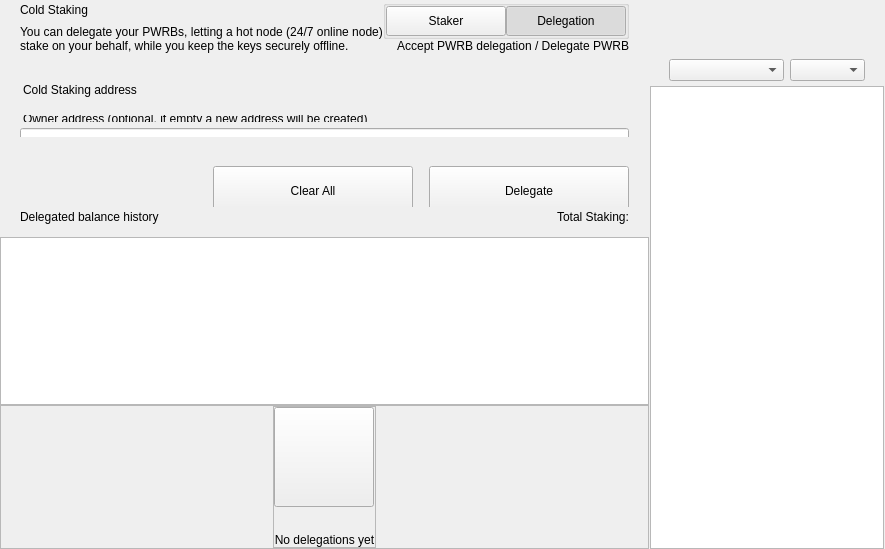
<?xml version="1.0" encoding="UTF-8"?>
<ui version="4.0">
 <class>ColdStakingWidget</class>
 <widget class="QWidget" name="ColdStakingWidget">
  <property name="geometry">
   <rect>
    <x>0</x>
    <y>0</y>
    <width>629</width>
    <height>549</height>
   </rect>
  </property>
  <property name="windowTitle">
   <string>Form</string>
  </property>
  <layout class="QHBoxLayout" name="horizontalLayout_1" stretch="2,1">
   <property name="spacing">
    <number>0</number>
   </property>
   <property name="leftMargin">
    <number>0</number>
   </property>
   <property name="topMargin">
    <number>0</number>
   </property>
   <property name="rightMargin">
    <number>0</number>
   </property>
   <property name="bottomMargin">
    <number>0</number>
   </property>
   <item>
    <widget class="QWidget" name="left" native="true">
     <layout class="QVBoxLayout" name="verticalLayout_3">
      <property name="leftMargin">
       <number>0</number>
      </property>
      <property name="topMargin">
       <number>0</number>
      </property>
      <property name="rightMargin">
       <number>0</number>
      </property>
      <property name="bottomMargin">
       <number>0</number>
      </property>
      <item>
       <layout class="QVBoxLayout" name="verticalLayout_2">
        <property name="spacing">
         <number>0</number>
        </property>
        <item>
         <layout class="QVBoxLayout" name="verticalLayoutTop">
          <property name="spacing">
           <number>0</number>
          </property>
          <property name="leftMargin">
           <number>0</number>
          </property>
          <property name="rightMargin">
           <number>0</number>
          </property>
          <item>
           <widget class="QWidget" name="containerTitle" native="true">
            <property name="sizePolicy">
             <sizepolicy hsizetype="Preferred" vsizetype="Minimum">
              <horstretch>0</horstretch>
              <verstretch>0</verstretch>
             </sizepolicy>
            </property>
            <property name="maximumSize">
             <size>
              <width>16777215</width>
              <height>100</height>
             </size>
            </property>
            <layout class="QHBoxLayout" name="containerTitleLayout">
             <property name="spacing">
              <number>0</number>
             </property>
             <property name="leftMargin">
              <number>20</number>
             </property>
             <property name="topMargin">
              <number>0</number>
             </property>
             <property name="rightMargin">
              <number>20</number>
             </property>
             <property name="bottomMargin">
              <number>0</number>
             </property>
             <item>
              <layout class="QVBoxLayout" name="verticalLayout11">
               <property name="spacing">
                <number>5</number>
               </property>
               <item>
                <widget class="QLabel" name="labelTitle">
                 <property name="text">
                  <string>Cold Staking</string>
                 </property>
                </widget>
               </item>
               <item>
                <widget class="QLabel" name="labelSubtitle1">
                 <property name="maximumSize">
                  <size>
                   <width>16777215</width>
                   <height>16777215</height>
                  </size>
                 </property>
                 <property name="text">
                  <string>You can delegate your PWRBs, letting a hot node (24/7 online node)
stake on your behalf, while you keep the keys securely offline.</string>
                 </property>
                </widget>
               </item>
              </layout>
             </item>
             <item>
              <spacer name="horizontalSpacer">
               <property name="orientation">
                <enum>Qt::Horizontal</enum>
               </property>
               <property name="sizeHint" stdset="0">
                <size>
                 <width>40</width>
                 <height>20</height>
                </size>
               </property>
              </spacer>
             </item>
             <item>
              <widget class="QWidget" name="containerViewPrivacyChecks" native="true">
               <layout class="QVBoxLayout" name="containerPrivacyChecks">
                <property name="spacing">
                 <number>0</number>
                </property>
                <property name="leftMargin">
                 <number>0</number>
                </property>
                <property name="topMargin">
                 <number>0</number>
                </property>
                <property name="rightMargin">
                 <number>0</number>
                </property>
                <property name="bottomMargin">
                 <number>0</number>
                </property>
                <item alignment="Qt::AlignHCenter|Qt::AlignVCenter">
                 <widget class="QGroupBox" name="groupBox">
                  <property name="title">
                   <string/>
                  </property>
                  <layout class="QHBoxLayout" name="horizontalLayout_2_1">
                   <property name="spacing">
                    <number>0</number>
                   </property>
                   <property name="leftMargin">
                    <number>0</number>
                   </property>
                   <property name="topMargin">
                    <number>0</number>
                   </property>
                   <property name="rightMargin">
                    <number>0</number>
                   </property>
                   <property name="bottomMargin">
                    <number>0</number>
                   </property>
                   <item>
                    <widget class="QPushButton" name="pushLeft">
                     <property name="minimumSize">
                      <size>
                       <width>120</width>
                       <height>30</height>
                      </size>
                     </property>
                     <property name="maximumSize">
                      <size>
                       <width>120</width>
                       <height>30</height>
                      </size>
                     </property>
                     <property name="focusPolicy">
                      <enum>Qt::NoFocus</enum>
                     </property>
                     <property name="text">
                      <string>Staker</string>
                     </property>
                     <property name="checkable">
                      <bool>true</bool>
                     </property>
                     <property name="autoExclusive">
                      <bool>true</bool>
                     </property>
                    </widget>
                   </item>
                   <item>
                    <widget class="QPushButton" name="pushRight">
                     <property name="minimumSize">
                      <size>
                       <width>120</width>
                       <height>30</height>
                      </size>
                     </property>
                     <property name="maximumSize">
                      <size>
                       <width>120</width>
                       <height>30</height>
                      </size>
                     </property>
                     <property name="focusPolicy">
                      <enum>Qt::NoFocus</enum>
                     </property>
                     <property name="text">
                      <string>Delegation</string>
                     </property>
                     <property name="checkable">
                      <bool>true</bool>
                     </property>
                     <property name="checked">
                      <bool>true</bool>
                     </property>
                     <property name="autoExclusive">
                      <bool>true</bool>
                     </property>
                    </widget>
                   </item>
                  </layout>
                 </widget>
                </item>
                <item alignment="Qt::AlignTop">
                 <widget class="QLabel" name="labelSubtitle2">
                  <property name="text">
                   <string>Accept PWRB delegation / Delegate PWRB</string>
                  </property>
                  <property name="alignment">
                   <set>Qt::AlignRight|Qt::AlignTrailing|Qt::AlignVCenter</set>
                  </property>
                 </widget>
                </item>
               </layout>
              </widget>
             </item>
            </layout>
           </widget>
          </item>
          <item>
           <spacer name="verticalSpacer_2">
            <property name="orientation">
             <enum>Qt::Vertical</enum>
            </property>
            <property name="sizeType">
             <enum>QSizePolicy::Fixed</enum>
            </property>
            <property name="sizeHint" stdset="0">
             <size>
              <width>20</width>
              <height>30</height>
             </size>
            </property>
           </spacer>
          </item>
          <item>
           <widget class="QWidget" name="containerSend" native="true">
            <property name="minimumSize">
             <size>
              <width>0</width>
              <height>50</height>
             </size>
            </property>
            <layout class="QVBoxLayout" name="containerSendRow">
             <property name="spacing">
              <number>6</number>
             </property>
             <property name="leftMargin">
              <number>0</number>
             </property>
             <property name="topMargin">
              <number>0</number>
             </property>
             <property name="rightMargin">
              <number>0</number>
             </property>
             <property name="bottomMargin">
              <number>0</number>
             </property>
             <item>
              <widget class="QLabel" name="labelEditTitle">
               <property name="maximumSize">
                <size>
                 <width>16777215</width>
                 <height>30</height>
                </size>
               </property>
               <property name="styleSheet">
                <string notr="true">padding-left:20px; padding-bottom:3px;</string>
               </property>
               <property name="text">
                <string>Cold Staking address</string>
               </property>
              </widget>
             </item>
             <item>
              <spacer name="verticalSpacer_6">
               <property name="orientation">
                <enum>Qt::Vertical</enum>
               </property>
               <property name="sizeType">
                <enum>QSizePolicy::Fixed</enum>
               </property>
               <property name="sizeHint" stdset="0">
                <size>
                 <width>20</width>
                 <height>9</height>
                </size>
               </property>
              </spacer>
             </item>
             <item>
              <widget class="QWidget" name="containerOwner" native="true">
               <layout class="QVBoxLayout" name="vContainerOwner">
                <property name="spacing">
                 <number>4</number>
                </property>
                <property name="leftMargin">
                 <number>20</number>
                </property>
                <property name="topMargin">
                 <number>0</number>
                </property>
                <property name="rightMargin">
                 <number>20</number>
                </property>
                <property name="bottomMargin">
                 <number>0</number>
                </property>
                <item>
                 <widget class="QLabel" name="labelSubtitleDescription">
                  <property name="maximumSize">
                   <size>
                    <width>16777215</width>
                    <height>20</height>
                   </size>
                  </property>
                  <property name="styleSheet">
                   <string notr="true">margin-bottom:2px;
                   margin-left:0.05px;
                   padding:0px;</string>
                  </property>
                  <property name="text">
                   <string>Owner address (optional, if empty a new address will be created)</string>
                  </property>
                 </widget>
                </item>
                <item>
                 <widget class="QLineEdit" name="lineEditOwnerAddress">
                  <property name="minimumSize">
                   <size>
                    <width>0</width>
                    <height>50</height>
                   </size>
                  </property>
                  <property name="maximumSize">
                   <size>
                    <width>16777215</width>
                    <height>50</height>
                   </size>
                  </property>
                  <property name="styleSheet">
                   <string notr="true"/>
                  </property>
                  <property name="placeholderText">
                   <string>Enter owner address</string>
                  </property>
                 </widget>
                </item>
               </layout>
              </widget>
             </item>
            </layout>
           </widget>
          </item>
         </layout>
        </item>
        <item>
         <spacer name="verticalSpacer_3">
          <property name="orientation">
           <enum>Qt::Vertical</enum>
          </property>
          <property name="sizeType">
           <enum>QSizePolicy::Minimum</enum>
          </property>
          <property name="sizeHint" stdset="0">
           <size>
            <width>20</width>
            <height>20</height>
           </size>
          </property>
         </spacer>
        </item>
        <item>
         <widget class="QWidget" name="containerBtn" native="true">
          <property name="minimumSize">
           <size>
            <width>0</width>
            <height>50</height>
           </size>
          </property>
          <layout class="QHBoxLayout" name="horizontalLayout">
           <property name="rightMargin">
            <number>20</number>
           </property>
           <item>
            <spacer name="horizontalSpacer_2">
             <property name="orientation">
              <enum>Qt::Horizontal</enum>
             </property>
             <property name="sizeHint" stdset="0">
              <size>
               <width>200</width>
               <height>20</height>
              </size>
             </property>
            </spacer>
           </item>
           <item>
            <layout class="QHBoxLayout" name="horizontalLayout_7">
             <item>
              <spacer name="horizontalSpacer_3">
               <property name="orientation">
                <enum>Qt::Horizontal</enum>
               </property>
               <property name="sizeType">
                <enum>QSizePolicy::Expanding</enum>
               </property>
               <property name="sizeHint" stdset="0">
                <size>
                 <width>40</width>
                 <height>20</height>
                </size>
               </property>
              </spacer>
             </item>
             <item>
              <widget class="QPushButton" name="pushButtonClear">
               <property name="minimumSize">
                <size>
                 <width>200</width>
                 <height>50</height>
                </size>
               </property>
               <property name="focusPolicy">
                <enum>Qt::NoFocus</enum>
               </property>
               <property name="text">
                <string>Clear All</string>
               </property>
              </widget>
             </item>
             <item>
              <spacer name="horizontalSpacer_4">
               <property name="orientation">
                <enum>Qt::Horizontal</enum>
               </property>
               <property name="sizeType">
                <enum>QSizePolicy::Fixed</enum>
               </property>
               <property name="sizeHint" stdset="0">
                <size>
                 <width>10</width>
                 <height>20</height>
                </size>
               </property>
              </spacer>
             </item>
             <item>
              <widget class="QPushButton" name="pushButtonSend">
               <property name="minimumSize">
                <size>
                 <width>200</width>
                 <height>50</height>
                </size>
               </property>
               <property name="maximumSize">
                <size>
                 <width>200</width>
                 <height>50</height>
                </size>
               </property>
               <property name="focusPolicy">
                <enum>Qt::NoFocus</enum>
               </property>
               <property name="text">
                <string>Delegate</string>
               </property>
              </widget>
             </item>
            </layout>
           </item>
          </layout>
         </widget>
        </item>
        <item>
         <widget class="QWidget" name="containerHistoryLabel" native="true">
          <layout class="QHBoxLayout" name="horizontalLayout_4">
           <property name="spacing">
            <number>0</number>
           </property>
           <property name="leftMargin">
            <number>20</number>
           </property>
           <property name="topMargin">
            <number>0</number>
           </property>
           <property name="rightMargin">
            <number>20</number>
           </property>
           <property name="bottomMargin">
            <number>0</number>
           </property>
           <item>
            <widget class="QWidget" name="verticalWidget" native="true">
             <property name="minimumSize">
              <size>
               <width>100</width>
               <height>0</height>
              </size>
             </property>
             <layout class="QVBoxLayout" name="verticalLayout_58">
              <property name="leftMargin">
               <number>0</number>
              </property>
              <property name="topMargin">
               <number>0</number>
              </property>
              <property name="rightMargin">
               <number>0</number>
              </property>
              <property name="bottomMargin">
               <number>0</number>
              </property>
              <item>
               <widget class="QLabel" name="labelListHistory">
                <property name="text">
                 <string>Delegated balance history</string>
                </property>
               </widget>
              </item>
             </layout>
            </widget>
           </item>
           <item>
            <spacer name="horizontalSpacer_5">
             <property name="orientation">
              <enum>Qt::Horizontal</enum>
             </property>
             <property name="sizeHint" stdset="0">
              <size>
               <width>40</width>
               <height>20</height>
              </size>
             </property>
            </spacer>
           </item>
           <item>
            <widget class="QLabel" name="labelStakingTotal">
             <property name="text">
              <string>Total Staking:</string>
             </property>
            </widget>
           </item>
          </layout>
         </widget>
        </item>
        <item>
         <layout class="QVBoxLayout" name="verticalLayout_64">
          <property name="spacing">
           <number>0</number>
          </property>
          <item>
           <spacer name="verticalSpacer_44">
            <property name="orientation">
             <enum>Qt::Vertical</enum>
            </property>
            <property name="sizeType">
             <enum>QSizePolicy::Fixed</enum>
            </property>
            <property name="sizeHint" stdset="0">
             <size>
              <width>20</width>
              <height>10</height>
             </size>
            </property>
           </spacer>
          </item>
          <item>
           <widget class="QListView" name="listView">
            <property name="enabled">
             <bool>true</bool>
            </property>
            <property name="mouseTracking">
             <bool>true</bool>
            </property>
           </widget>
          </item>
          <item>
           <widget class="QFrame" name="emptyContainer">
            <property name="minimumSize">
             <size>
              <width>0</width>
              <height>100</height>
             </size>
            </property>
            <property name="frameShape">
             <enum>QFrame::StyledPanel</enum>
            </property>
            <property name="frameShadow">
             <enum>QFrame::Raised</enum>
            </property>
            <layout class="QVBoxLayout" name="verticalLayout_71" stretch="1,8">
             <property name="spacing">
              <number>0</number>
             </property>
             <property name="leftMargin">
              <number>0</number>
             </property>
             <property name="topMargin">
              <number>0</number>
             </property>
             <property name="rightMargin">
              <number>0</number>
             </property>
             <property name="bottomMargin">
              <number>0</number>
             </property>
             <item>
              <spacer name="verticalSpacer">
               <property name="orientation">
                <enum>Qt::Vertical</enum>
               </property>
               <property name="sizeHint" stdset="0">
                <size>
                 <width>20</width>
                 <height>20</height>
                </size>
               </property>
              </spacer>
             </item>
             <item alignment="Qt::AlignHCenter|Qt::AlignVCenter">
              <widget class="QFrame" name="emptyScreen">
               <property name="sizePolicy">
                <sizepolicy hsizetype="Expanding" vsizetype="Expanding">
                 <horstretch>0</horstretch>
                 <verstretch>0</verstretch>
                </sizepolicy>
               </property>
               <property name="frameShape">
                <enum>QFrame::StyledPanel</enum>
               </property>
               <property name="frameShadow">
                <enum>QFrame::Raised</enum>
               </property>
               <layout class="QVBoxLayout" name="verticalLayout">
                <property name="spacing">
                 <number>30</number>
                </property>
                <property name="leftMargin">
                 <number>0</number>
                </property>
                <property name="topMargin">
                 <number>0</number>
                </property>
                <property name="rightMargin">
                 <number>0</number>
                </property>
                <property name="bottomMargin">
                 <number>0</number>
                </property>
                <item alignment="Qt::AlignHCenter|Qt::AlignVCenter">
                 <widget class="QPushButton" name="pushImgEmpty">
                  <property name="minimumSize">
                   <size>
                    <width>100</width>
                    <height>100</height>
                   </size>
                  </property>
                  <property name="maximumSize">
                   <size>
                    <width>100</width>
                    <height>100</height>
                   </size>
                  </property>
                  <property name="focusPolicy">
                   <enum>Qt::NoFocus</enum>
                  </property>
                  <property name="text">
                   <string/>
                  </property>
                  <property name="iconSize">
                   <size>
                    <width>100</width>
                    <height>100</height>
                   </size>
                  </property>
                 </widget>
                </item>
                <item alignment="Qt::AlignHCenter|Qt::AlignVCenter">
                 <widget class="QLabel" name="labelEmpty">
                  <property name="styleSheet">
                   <string notr="true"/>
                  </property>
                  <property name="text">
                   <string>No delegations yet</string>
                  </property>
                  <property name="alignment">
                   <set>Qt::AlignCenter</set>
                  </property>
                 </widget>
                </item>
               </layout>
              </widget>
             </item>
            </layout>
           </widget>
          </item>
         </layout>
        </item>
       </layout>
      </item>
     </layout>
    </widget>
   </item>
   <item>
    <widget class="QWidget" name="right" native="true">
     <layout class="QVBoxLayout" name="rightContainer">
      <property name="spacing">
       <number>0</number>
      </property>
      <property name="leftMargin">
       <number>1</number>
      </property>
      <property name="topMargin">
       <number>0</number>
      </property>
      <property name="rightMargin">
       <number>1</number>
      </property>
      <property name="bottomMargin">
       <number>0</number>
      </property>
      <item>
       <widget class="QWidget" name="containerRightButtons" native="true">
        <property name="minimumSize">
         <size>
          <width>0</width>
          <height>50</height>
         </size>
        </property>
        <layout class="QVBoxLayout" name="verticalLayout_4">
         <property name="leftMargin">
          <number>19</number>
         </property>
         <property name="topMargin">
          <number>0</number>
         </property>
         <property name="rightMargin">
          <number>19</number>
         </property>
         <property name="bottomMargin">
          <number>0</number>
         </property>
         <item>
          <widget class="OptionButton" name="btnCoinControl" native="true">
           <property name="minimumSize">
            <size>
             <width>0</width>
             <height>0</height>
            </size>
           </property>
          </widget>
         </item>
         <item>
          <widget class="OptionButton" name="btnColdStaking" native="true"/>
         </item>
         <item>
          <widget class="OptionButton" name="btnMyStakingAddresses" native="true">
           <property name="sizePolicy">
            <sizepolicy hsizetype="Preferred" vsizetype="Minimum">
             <horstretch>0</horstretch>
             <verstretch>0</verstretch>
            </sizepolicy>
           </property>
          </widget>
         </item>
        </layout>
       </widget>
      </item>
      <item>
       <widget class="QWidget" name="sortWidget" native="true">
        <layout class="QHBoxLayout" name="horizontalLayout_6">
         <property name="leftMargin">
          <number>19</number>
         </property>
         <property name="rightMargin">
          <number>19</number>
         </property>
         <property name="bottomMargin">
          <number>5</number>
         </property>
         <item>
          <spacer name="horizontalSpacer_6">
           <property name="orientation">
            <enum>Qt::Horizontal</enum>
           </property>
           <property name="sizeHint" stdset="0">
            <size>
             <width>40</width>
             <height>20</height>
            </size>
           </property>
          </spacer>
         </item>
         <item>
          <widget class="QComboBox" name="comboBoxSort">
           <property name="sizePolicy">
            <sizepolicy hsizetype="Preferred" vsizetype="Fixed">
             <horstretch>0</horstretch>
             <verstretch>0</verstretch>
            </sizepolicy>
           </property>
           <property name="minimumSize">
            <size>
             <width>115</width>
             <height>0</height>
            </size>
           </property>
          </widget>
         </item>
         <item>
          <widget class="QComboBox" name="comboBoxSortOrder">
           <property name="sizePolicy">
            <sizepolicy hsizetype="Preferred" vsizetype="Fixed">
             <horstretch>0</horstretch>
             <verstretch>0</verstretch>
            </sizepolicy>
           </property>
           <property name="minimumSize">
            <size>
             <width>75</width>
             <height>0</height>
            </size>
           </property>
          </widget>
         </item>
        </layout>
       </widget>
      </item>
      <item>
       <widget class="QListView" name="listViewStakingAddress">
        <property name="enabled">
         <bool>true</bool>
        </property>
        <property name="mouseTracking">
         <bool>true</bool>
        </property>
       </widget>
      </item>
     </layout>
    </widget>
   </item>
  </layout>
 </widget>
 <customwidgets>
  <customwidget>
   <class>OptionButton</class>
   <extends>QWidget</extends>
   <header>qt/pwrb/optionbutton.h</header>
   <container>1</container>
  </customwidget>
 </customwidgets>
 <resources/>
 <connections/>
</ui>
